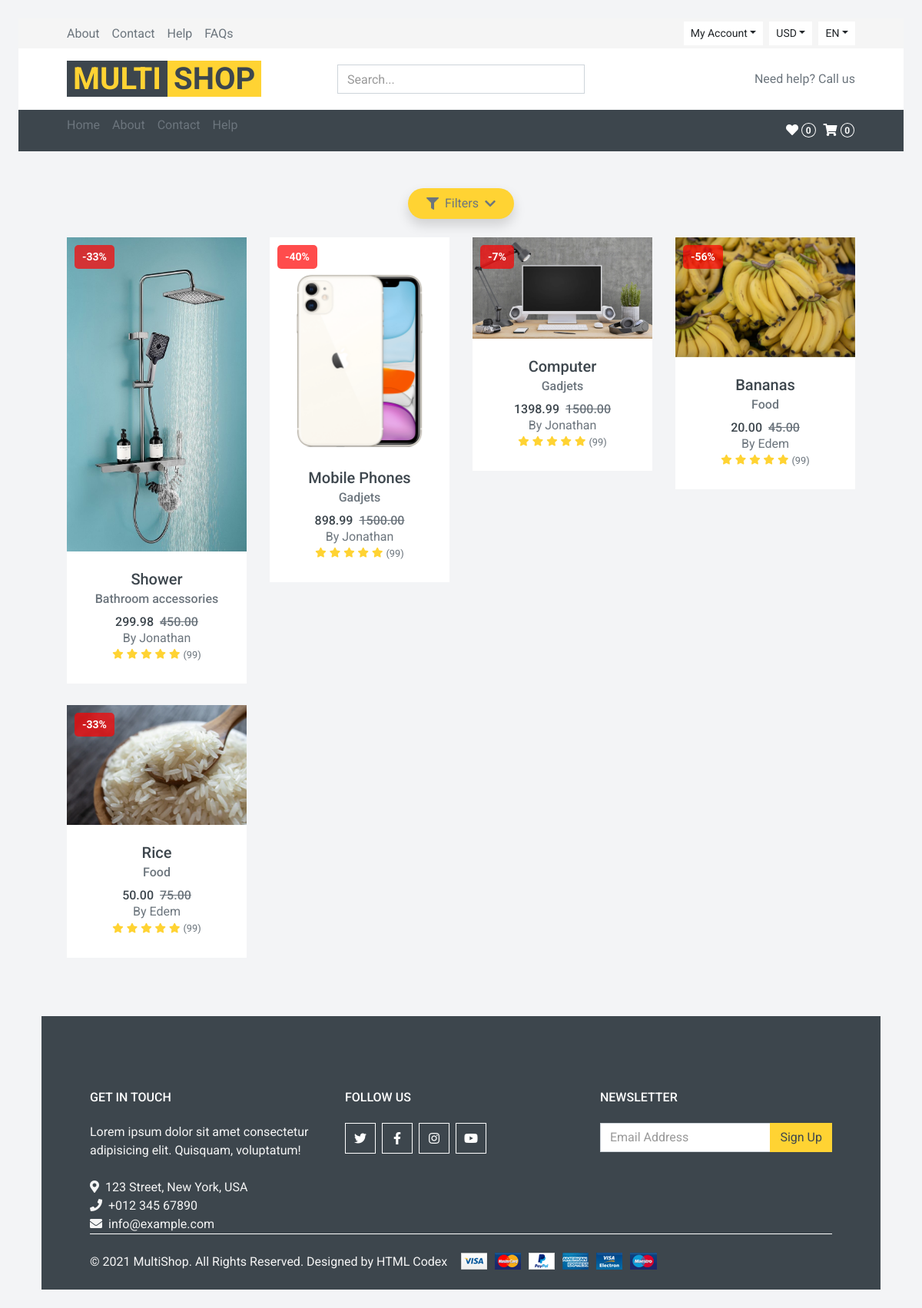
Screenshot of /products/ with the database file from the repository.
### core/models.py (models this page shows, shortened)
class Product(models.Model):
    pid = ShortUUIDField(unique=True, length=10, max_length=20, prefix='pro', alphabet='abcdefgh12345678')
    user = models.ForeignKey(User, on_delete=models.SET_NULL, null=True)
    category = models.ForeignKey(Category, on_delete=models.SET_NULL, null=True, related_name='category')
    vendor = models.ForeignKey(Vendor, on_delete=models.SET_NULL, null=True, related_name='vendor')
    title = models.CharField(max_length=100, default='Product')
    description = models.TextField(null=True, blank=True, default='This is the product')
    image = models.ImageField(upload_to='user_directory_path', default='product.jpg')
    price = models.DecimalField(max_digits=100, decimal_places=2, default='1.99')
    old_price = models.DecimalField(max_digits=100, decimal_places=2, default='2.99')
    specifications = models.TextField(null=True, blank=True, default='This is the specification')
    product_status = models.CharField(choices=STATUS, default='in_review', max_length=100)
    status = models.BooleanField(default=True)
    in_stock = models.BooleanField(default=True)
    featured = models.BooleanField(default=False)
    digital = models.BooleanField(default=False)
    sku = ShortUUIDField(unique=True, length=4, max_length=10, prefix='sku', alphabet='1234567890')
    date = models.DateTimeField(auto_now_add=True)
    updated = models.DateTimeField(null=True, blank=True)
    class Meta:
        verbose_name_plural = 'Products'
    def get_percentage_off(self):
        new_price = (self.old_price - self.price)
        percentage_off = ((new_price / self.old_price) * 100)
        return percentage_off

class Category(models.Model):
    cid = ShortUUIDField(unique=True, length= 10, max_length=20, prefix='cat', alphabet='abcdefgh12345678')
    title = models.CharField(max_length=100, default='Category')
    image = models.ImageField(upload_to='category', default='category.jpg')
    class Meta:
        verbose_name_plural = 'Categories'

class Vendor(models.Model):
    vid = ShortUUIDField(unique=True, length= 10, max_length=20, prefix='ven', alphabet='abcdefgh12345678') # id = models.AutoField
    title = models.CharField(max_length=100, default='Vendor')
    image = models.ImageField(upload_to='user_directory_path', default='vendor.jpg')
    cover_image = models.ImageField(upload_to='user_directory_path', default='vendor.jpg')
    description = models.TextField(null=True, blank=True, default='This is the vendor')
    address = models.CharField(max_length=100, default='123 Main St')
    contact = models.CharField(max_length=100, default='123-456-7890')
    chat_resp_time = models.CharField(max_length=100, default='100')
    shipping_on_time = models.CharField(max_length=100, default='100')
    authentic_rating = models.CharField(max_length=100, default='100')
    days_return = models.CharField(max_length=100, default='100')
    warranty_period = models.CharField(max_length=100, default='100')
    date = models.DateTimeField(auto_now_add=True, null=True, blank=True)
    user = models.ForeignKey(User, on_delete=models.SET_NULL, null=True)
    class Meta:
        verbose_name_plural = 'Vendors'

### core/views.py (the view)
# urls.py: path("products/", product_list_view, name='product-list'),
def product_list_view(request):
    product = Product.objects.filter(product_status='published').order_by('-id')
    context = {
        'products': product
    }
    return render(request, 'core/product-list.html', context)

### core/context_processors.py (called while the page is built)
def default(request):
    categories = Category.objects.all()
    return {
        'categories': categories
        }

### templates/core/product-list.html (shortened to what this page needs)
{% extends 'parials/base.html' %}
{% block content %}
<html>
  <head>
  <script src="https://cdn.tailwindcss.com"></script>
  <link href="https://cdnjs.cloudflare.com/ajax/libs/font-awesome/5.15.3/css/all.min.css" rel="stylesheet"/>
  </head>
  <body class="bg-gray-100 p-6">
  <div class="max-w-7xl mx-auto">
   <div class="flex items-center mb-6">
    <button onclick="toggleDropdown()" class="filter-button flex items-center bg-primary text-black-500 px-4 py-2 rounded-full shadow">
     <i class="fas fa-filter mr-2"></i>
     Filters
     <i class="fas fa-chevron-down ml-2"></i>
    </button>
   </div>
  </div> <br>
  <div class="row product-grid">
    {% for p in products%}
    <div class="col-lg-3 col-md-4 col-sm-6 pb-1">
        <div class="product-item bg-light mb-4">
            <div class="product-img position-relative overflow-hidden">
                <img class="img-fluid w-100" src="{{p.image.url}}" alt="">
                <div class="percentage-off" style="position: absolute; top: 10px; left: 10px; background-color: rgba(255, 0, 0, 0.7); color: white; padding: 5px 10px; font-weight: bold; border-radius: 5px; font-size: 14px;">
                    -{{ p.get_percentage_off|floatformat:0 }}%
                </div>
                <div class="product-action">
                </div>
            </div>
            <div class="text-center py-4">
                <a class="h5 text-decoration-none text-truncate" href="">{{ p.title }}</a><br>
                <a class="h6 text-decoration-none text-muted" href="">{{ p.category.title }}</a>
                <div class="d-flex align-items-center justify-content-center mt-2">
                    <h5>{{p.price}}</h5><h6 class="text-muted ml-2"><del>{{p.old_price}}</del></h6>
                </div>
                <div>
                    <span class"font-small text-muted">By <a href="">{{p.vendor.title}}</a>
                </div>
                <div class="d-flex align-items-center justify-content-center mb-1">
                    <small class="fa fa-star text-primary mr-1"></small>
                    <small class="fa fa-star text-primary mr-1"></small>
                    <small class="fa fa-star text-primary mr-1"></small>
                    <small class="fa fa-star text-primary mr-1"></small>
                    <small class="fa fa-star text-primary mr-1"></small>
                    <small>(99)</small>
                </div>
            </div>
        </div>
    </div>
    {% endfor %}
 </body>
</html>
{% endblock content %}

### rows the page displays
Product: image (picture), get_percentage_off "33", title "Shower", category "Bathroom accessories", price "299.98", old_price "450.00", vendor "Jonathan"
Product: image (picture), get_percentage_off "40", title "Mobile Phones", category "Gadjets", price "898.99", old_price "1500.00", vendor "Jonathan"
Product: image (picture), get_percentage_off "7", title "Computer", category "Gadjets", price "1398.99", old_price "1500.00", vendor "Jonathan"
Product: image (picture), get_percentage_off "56", title "Bananas", category "Food", price "20.00", old_price "45.00", vendor "Edem"
Product: image (picture), get_percentage_off "33", title "Rice", category "Food", price "50.00", old_price "75.00", vendor "Edem"
